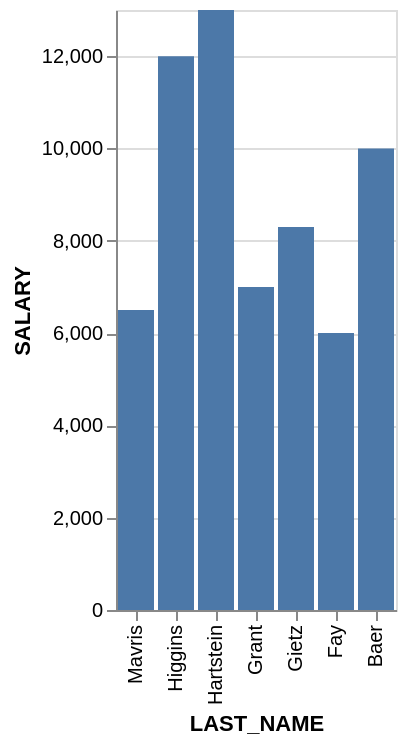

This figure's Vega-Lite source:
### Vega-Lite specification from a JSON file in a GitHub repository (floating-point values rounded to 4 significant figures)
{"data": {"values": [{"x_data": "Mavris", "y_data": 6500}, {"x_data": "Higgins", "y_data": 12000}, {"x_data": "Hartstein", "y_data": 13000}, {"x_data": "Grant", "y_data": 7000}, {"x_data": "Gietz", "y_data": 8300}, {"x_data": "Fay", "y_data": 6000}, {"x_data": "Baer", "y_data": 10000}]}, "mark": "bar", "encoding": {"x": {"field": "x_data", "type": "nominal", "title": "LAST_NAME", "sort": "descending"}, "y": {"field": "y_data", "type": "quantitative", "title": "SALARY"}}}
